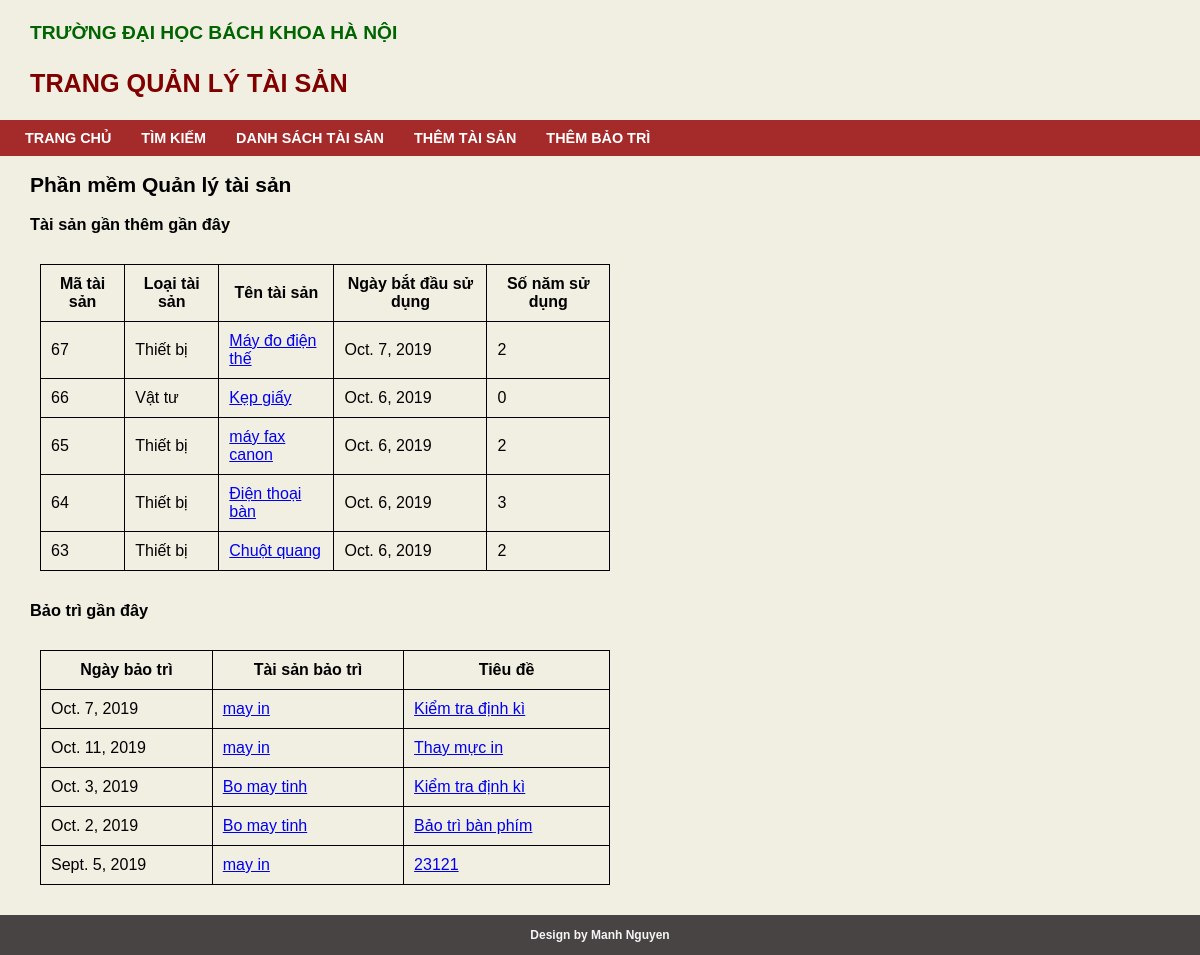
The page / on the database its author committed.
### quanlitaisan/models.py (models this page shows, shortened)
class TaiSan(models.Model):
  LOAI_TAI_SAN = [
    ('VT', 'Vật tư'),
    ('TB', 'Thiết bị')
  ]
  loai_tai_san       = models.CharField('loại tài sản', max_length = 2, choices = LOAI_TAI_SAN)
  ten_tai_san        = models.CharField('tên tài sản', max_length = 20)
  ngay_su_dung       = models.DateField('ngày bắt đầu sử dụng')
  thoi_han_bao_hanh  = models.PositiveIntegerField('số năm bảo hành')
  thoi_gian_sd       = models.PositiveIntegerField('số năm sử dụng')
  tai_san_cha        = models.ForeignKey('self', on_delete = models.SET_NULL, null = True, blank = True,verbose_name = 'Thiết bị chứa')

class LichSuBaoTri(models.Model):
  ngay_bao_tri    = models.DateField('Ngày Bảo Trì')
  tai_san_bao_tri = models.ForeignKey(TaiSan, on_delete = models.CASCADE, verbose_name = 'Tài sản bảo trì')
  tieu_de         = models.CharField('Tiêu đề', max_length = 30)
  noi_dung        = models.TextField('Nội dung bảo trì')

### quanlitaisan/views.py (the view)
# urls.py: path('', views.index, name = 'index'),
def index(req):
  assets = TaiSan.objects.all()
  assets = reversed(assets[(len(assets)-5):])
  maintains = LichSuBaoTri.objects.all()
  maintains = reversed(maintains[(len(maintains)-5):])
  print(maintains)
  return render(req, 'quanlitaisan/index.html', {'assets': assets,'maintains' : maintains})

### quanlitaisan/templates/quanlitaisan/index.html (shortened to what this page needs)
{% extends "quanlitaisan/base.html" %}
{% block content %}
  <h1>Phần mềm Quản lý tài sản</h1>
  <h3>Tài sản gần thêm gần đây</h3>
  <table class="recent">
    <tr>
      <th>Mã tài sản</th>
      <th>Loại tài sản</th>
      <th>Tên tài sản</th>
      <th>Ngày bắt đầu sử dụng</th>
      <th>Số năm sử dụng</th>
    </tr>
    {% for item in assets %}
      <tr>
        <td>{{ item.id }}</td>
        <td> {{ item.get_loai_tai_san_display }} </td>
        <td><a href="{% url 'quanlitaisan:details' item.id %}"> {{ item.ten_tai_san }}</a></td>
        <td class="start_date">{{ item.ngay_su_dung }}</td>
        <td class="year">{{ item.thoi_gian_sd  }}</td>
      </tr>
    {% endfor %}
  </table>
  <h3>Bảo trì gần đây</h3>
  <table class="recent">
    <tr>
      <th>Ngày bảo trì</th>
      <th>Tài sản bảo trì</th>
      <th>Tiêu đề</th>
    </tr>
    {% for entry in maintains %}
    <tr>
        <td>{{ entry.ngay_bao_tri }}</td>
        <td><a href="{% url 'quanlitaisan:details' entry.tai_san_bao_tri.id %}">{{ entry.tai_san_bao_tri.ten_tai_san }}</a></td>
        <td><a href="{% url 'quanlitaisan:maintains' entry.id %}">{{ entry.tieu_de}}</a></td>
    </tr>
    {% endfor %}
  </table>
{% endblock %}

### quanlitaisan/static/quanlitaisan/css/root.css (style rules this page uses)
body { background-color: #F1EFE2; font-family: Arial, Helvetica, sans-serif; font-size: 14px; margin: 0px; }
.recent { border-collapse: collapse; width: 50%; margin: 30px 10px; }
.recent th, .recent tr, .recent td { border: 1px solid black; padding: 10px; }

### rows shown on the page
TaiSan: id "67", loai_tai_san "Thiết bị", ten_tai_san "Máy đo điện thế", ngay_su_dung "Oct. 7, 2019", thoi_gian_sd "2"
TaiSan: id "66", loai_tai_san "Vật tư", ten_tai_san "Kẹp giấy", ngay_su_dung "Oct. 6, 2019", thoi_gian_sd "0"
TaiSan: id "65", loai_tai_san "Thiết bị", ten_tai_san "máy fax canon", ngay_su_dung "Oct. 6, 2019", thoi_gian_sd "2"
TaiSan: id "64", loai_tai_san "Thiết bị", ten_tai_san "Điện thoại bàn", ngay_su_dung "Oct. 6, 2019", thoi_gian_sd "3"
TaiSan: id "63", loai_tai_san "Thiết bị", ten_tai_san "Chuột quang", ngay_su_dung "Oct. 6, 2019", thoi_gian_sd "2"
LichSuBaoTri: ngay_bao_tri "Oct. 7, 2019", tai_san_bao_tri.ten_tai_san "may in", tieu_de "Kiểm tra định kì"
LichSuBaoTri: ngay_bao_tri "Oct. 11, 2019", tai_san_bao_tri.ten_tai_san "may in", tieu_de "Thay mực in"
LichSuBaoTri: ngay_bao_tri "Oct. 3, 2019", tai_san_bao_tri.ten_tai_san "Bo may tinh", tieu_de "Kiểm tra định kì"
LichSuBaoTri: ngay_bao_tri "Oct. 2, 2019", tai_san_bao_tri.ten_tai_san "Bo may tinh", tieu_de "Bảo trì bàn phím"
LichSuBaoTri: ngay_bao_tri "Sept. 5, 2019", tai_san_bao_tri.ten_tai_san "may in", tieu_de "23121"
